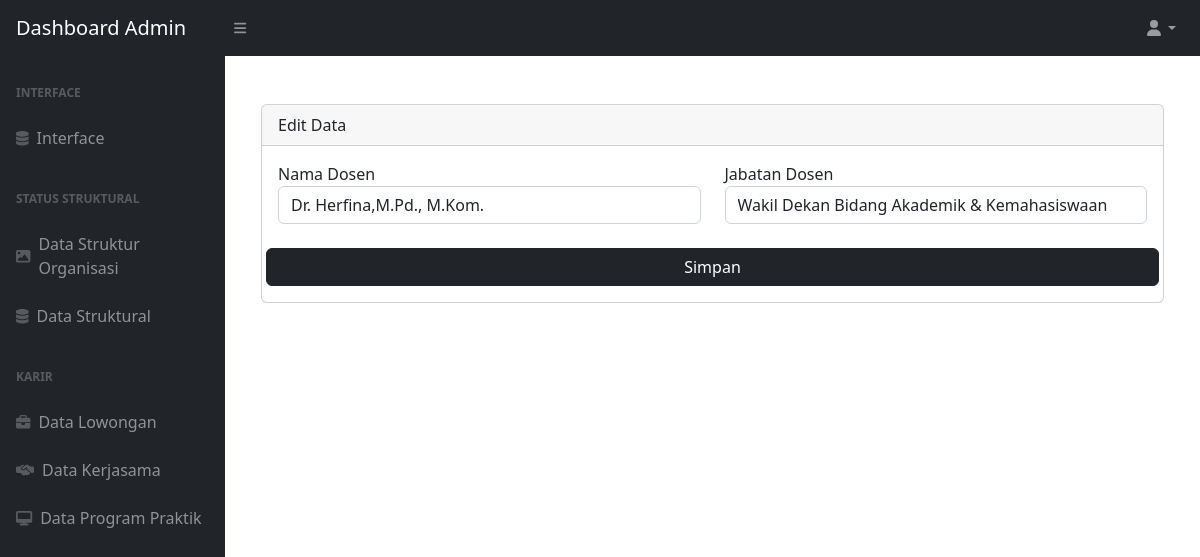
/admin.php?page=edit5&id=2 (signed in), run on the app's committed database.
### tables this page shows
CREATE TABLE `struktural` (
  `id` int(10) NOT NULL,
  `nama` varchar(255) NOT NULL,
  `jabatan` varchar(255) NOT NULL
);

### page/admin/edit-dosen.php (the view, shortened to what this page needs)
<?php
include 'koneksi.php';
if (isset($_GET['id'])) {
    $id = ($_GET["id"]);
    $query = "SELECT * FROM struktural WHERE id='$id'";
    $result = mysqli_query($koneksi2, $query);
    $data = mysqli_fetch_assoc($result);
} else {
    echo "<script>alert('Masukkan data id.');window.location='admin.php?page=lowongan';</script>";
}
?>
<div class="container">
    <div class="card mt-5">
        <div class="card-header">
            Edit Data
        </div>
        <div class="card-body">
            <form method="POST" action="proses.php?aksi=edit5" enctype="multipart/form-data">
                <div class="row">
                    <div class="col-sm-6">
                        <div class="form-group mb-2">
                            <label>Nama Dosen</label>
                            <input class="form-control" type="text" name="nama" value="<?php echo $data['nama']; ?>" autofocus="" required="" />
                        </div>
                    </div>
                    <div class="col-sm-6">
                        <div class="form-group mb-2">
                            <label>Jabatan Dosen</label>
                            <input class="form-control" type="text" name="jabatan" value="<?php echo $data['jabatan']; ?>" autofocus="" required="" />
                        </div>
                    </div>
                    <button type="submit" class="btn btn-md btn-block btn-dark mt-3">
                        Simpan
                    </button>
                </div>
        </div>
    </div>
</div>
</div>
</div>

### data on the page
struktural: nama "Dr. Herfina,M.Pd., M.Kom.", jabatan "Wakil Dekan Bidang Akademik & Kemahasiswaan"
